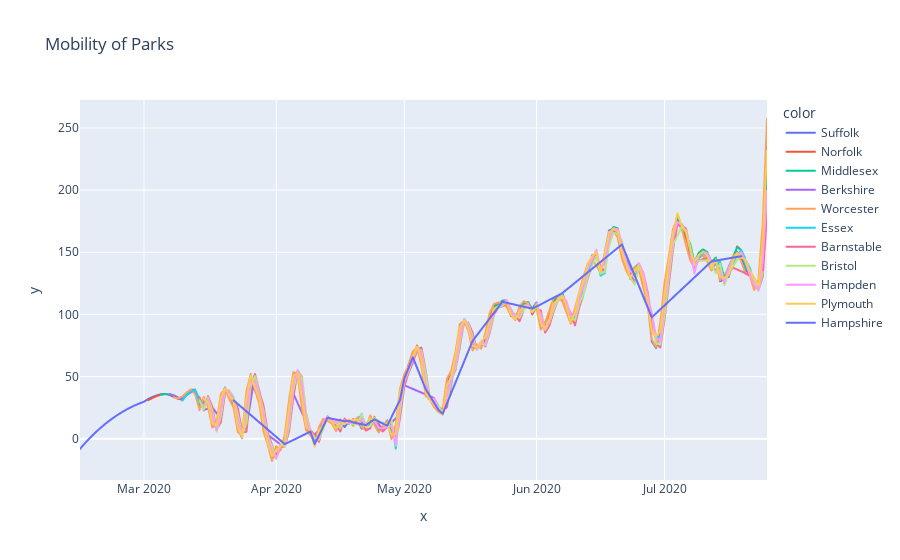

Notebook cell for this chart:
### Code cell
import plotly.express as px
import scipy
from scipy.signal import savgol_filter

fig = px.line(x=df_no_na['date'],
              y=savgol_filter(df_no_na['parks'],75,3),
              color = df_no_na['county'],
              title='Mobility of Parks')
fig.show()
